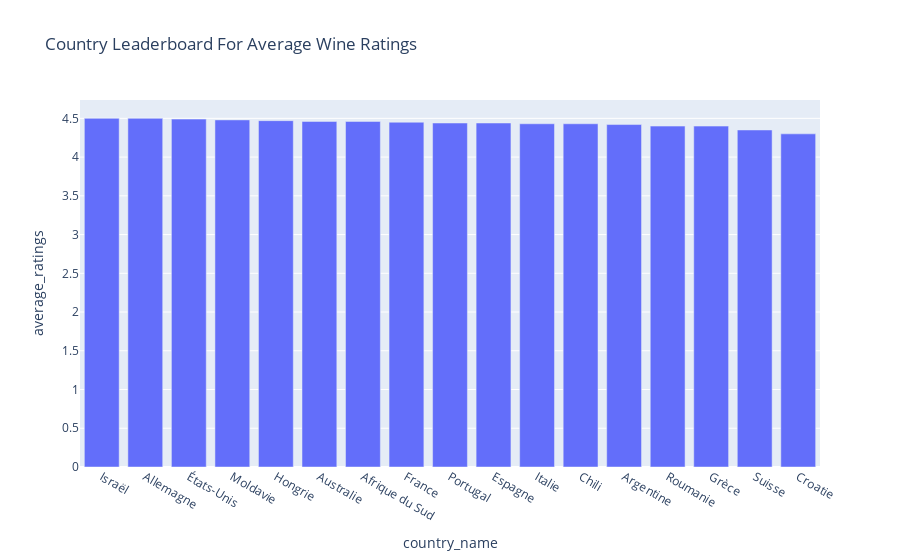

The notebook cell this image was saved under:
### Code cell
import plotly.express as px

fig = px.bar(country_leaderboard_df, x = "country_name", y = "average_ratings", title= "Country Leaderboard For Average Wine Ratings")
fig.show()

### Figure 1 — Plotly figure (JSON) as saved in the notebook; plotly's stock layout.template omitted (floating-point values rounded to 4 significant figures)
{"data": [{"alignmentgroup": "True", "hovertemplate": "country_name=%{x}<br>average_ratings=%{y}<extra></extra>", "legendgroup": "", "marker": {"color": "#636efa", "pattern": {"shape": ""}}, "name": "", "offsetgroup": "", "orientation": "v", "showlegend": false, "textposition": "auto", "type": "bar", "x": ["Israël", "Allemagne", "États-Unis", "Moldavie", "Hongrie", "Australie", "Afrique du Sud", "France", "Portugal", "Espagne", "Italie", "Chili", "Argentine", "Roumanie", "Grèce", "Suisse", "Croatie"], "xaxis": "x", "y": [4.5, 4.5, 4.49, 4.48, 4.47, 4.46, 4.46, 4.45, 4.44, 4.44, 4.43, 4.43, 4.42, 4.4, 4.4, 4.35, 4.3], "yaxis": "y"}], "layout": {"barmode": "relative", "legend": {"tracegroupgap": 0}, "title": {"text": "Country Leaderboard For Average Wine Ratings"}, "xaxis": {"anchor": "y", "domain": [0, 1], "title": {"text": "country_name"}}, "yaxis": {"anchor": "x", "domain": [0, 1], "title": {"text": "average_ratings"}}}}
